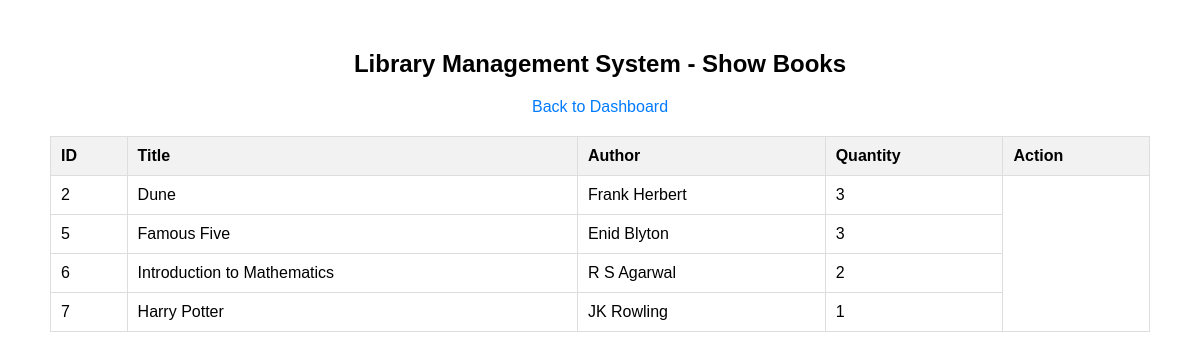
The app's page /stu_show_books with its own data.
### tables this page shows
CREATE TABLE books (
        id INTEGER PRIMARY KEY AUTOINCREMENT,
        title TEXT,
        author TEXT,
        quantity INTEGER
    );

### app.py (the view)
@app.route('/stu_show_books')
def stu_show_books():
    conn = sqlite3.connect('library.db')
    cursor = conn.cursor()
    cursor.execute('SELECT * FROM books')
    books = cursor.fetchall()
    conn.close()
    return render_template('stu_show_books.html', books=books)

### templates/stu_show_books.html (shortened to what this page needs)
<!DOCTYPE html>
<html lang="en">
<head>
</head>
<body>
    <h2>Library Management System - Show Books</h2>
    <p><a href="{{ url_for('student_dashboard') }}">Back to Dashboard</a></p>
    <table>
        <tr>
            <th>ID</th>
            <th>Title</th>
            <th>Author</th>
            <th>Quantity</th>
            <th>Action</th>
        </tr>
        {% for book in books %}
        <tr>
            <td>{{ book[0] }}</td>
            <td>{{ book[1] }}</td>
            <td>{{ book[2] }}</td>
            <td>{{ book[3] }}</td>
        </tr>
        {% endfor %}
    </table>
</body>
</html>

### templates/stu_show_books.html (style rules this page uses)
body { font-family: Arial, sans-serif; text-align: center; margin: 50px; }
table { width: 100%; border-collapse: collapse; margin-top: 20px; }
table, th, td { border: 1px solid #ddd; }
th, td { padding: 10px; text-align: left; }
th { background-color: #f2f2f2; }
a { text-decoration: none; color: #007BFF; }

### records on screen
books: id "2", title "Dune", author "Frank Herbert", quantity "3"
books: id "5", title "Famous Five", author "Enid Blyton", quantity "3"
books: id "6", title "Introduction to Mathematics", author "R S Agarwal", quantity "2"
books: id "7", title "Harry Potter", author "JK Rowling", quantity "1"
